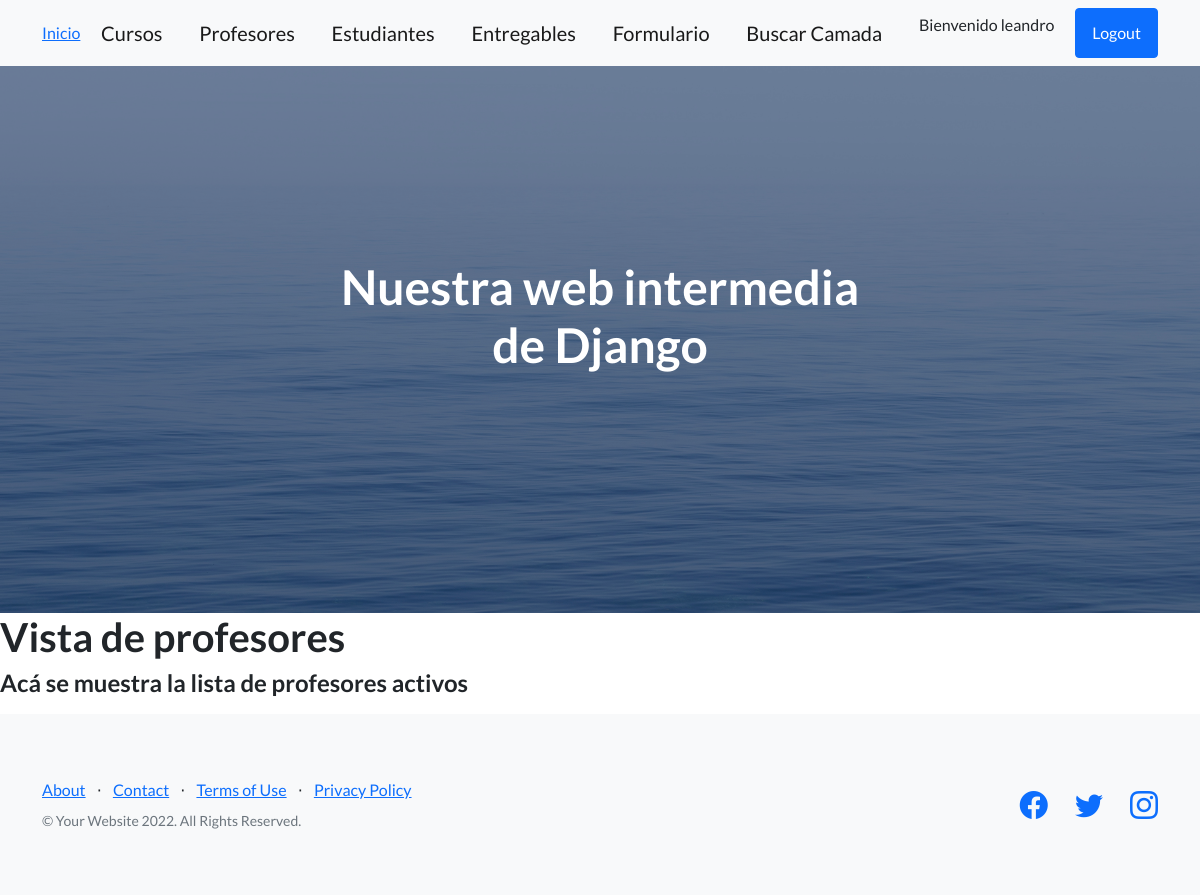
Page /app-coder/profesores/ (signed in) on the earlier database version.
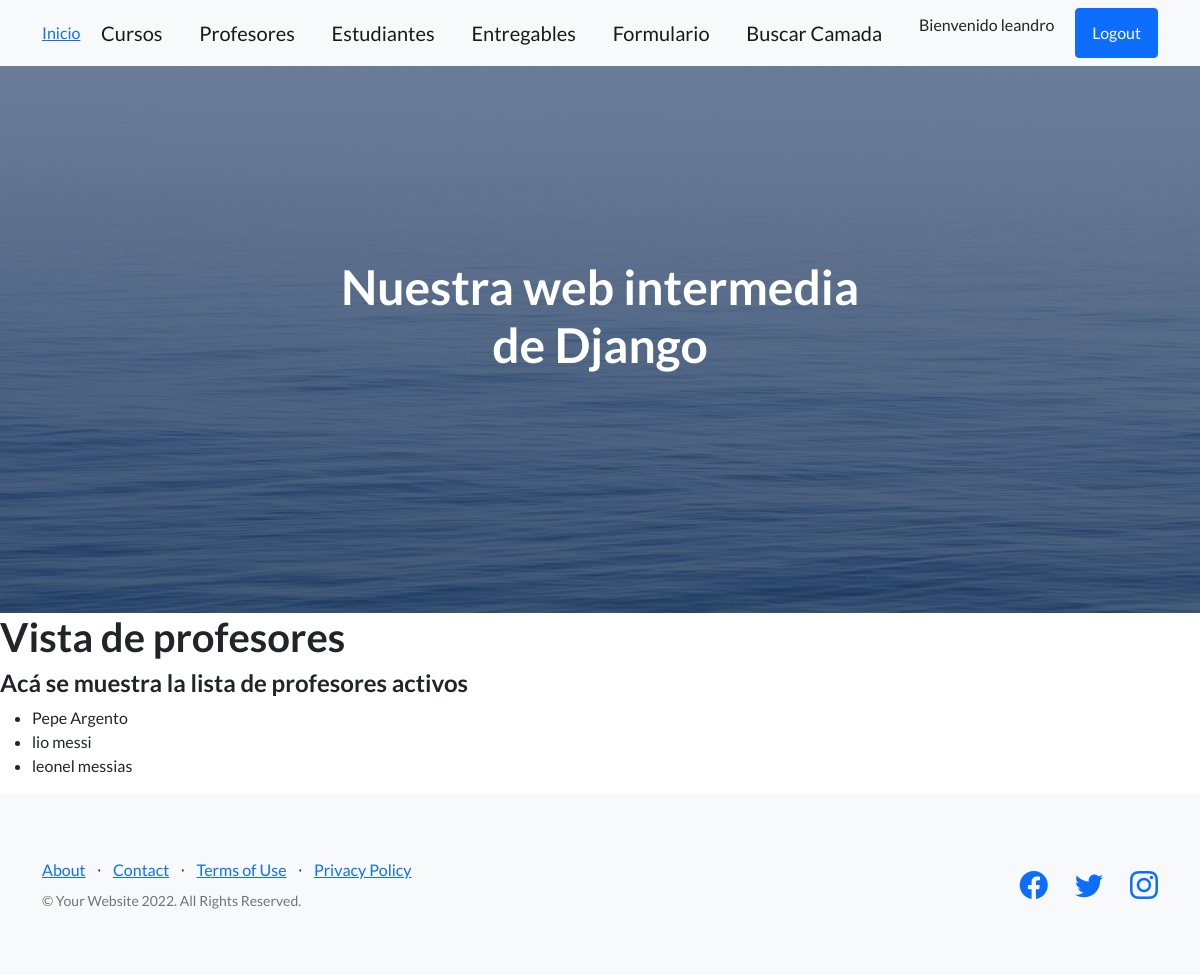
Same page on the later database version.
### AppCoder/models.py (models this page shows)
class Profesor(models.Model):
    nombre = models.CharField(max_length=50)
    apellido = models.CharField(max_length=50)
    email = models.EmailField()
    profesion = models.CharField(max_length=50)
    cursos = models.ManyToManyField(Curso, related_name = 'profesor_curso') # tabla intermedia que se utiliza para la cardinalidad n-n
    def __str__(self):
        return f'{self.nombre} {self.apellido}'

### AppCoder/views.py (the view)
# urls.py: path('profesores/', profesores,name='Profesores'),
@staff_member_required(login_url = '/app-coder/login') #solo pueden ver lo ques estan logueados como superusuarios
def profesores(request):
    lista = Profesor.objects.all()
    return render(request,'profesores.html', {'lista_profesores':lista})

### AppCoder/templates/profesores.html (shortened to what this page needs)
{% extends 'padre.html' %}
{% block contenidoQueCambia %}
    <h1>Vista de profesores</h1>
    <h4>Acá se muestra la lista de profesores activos</h4>
    <ul>
        {% for profesor in lista_profesores %}
            <li>{{profesor}}</li>
        {% endfor %}
    </ul>
{% endblock contenidoQueCambia %}

Differences in the rows shown:
added Profesor: nombre+apellido "Pepe Argento"
added Profesor: nombre+apellido "lio messi"
added Profesor: nombre+apellido "leonel messias"
